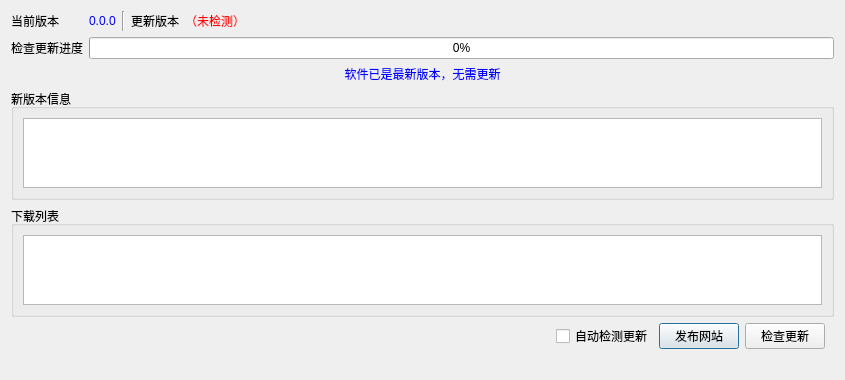
<?xml version="1.0" encoding="UTF-8"?>
<ui version="4.0">
 <class>SAKUpdateManager</class>
 <widget class="QDialog" name="SAKUpdateManager">
  <property name="geometry">
   <rect>
    <x>0</x>
    <y>0</y>
    <width>845</width>
    <height>351</height>
   </rect>
  </property>
  <property name="windowTitle">
   <string>检查更新</string>
  </property>
  <layout class="QGridLayout" name="gridLayout">
   <item row="7" column="0" colspan="6">
    <widget class="QLabel" name="infoLabel">
     <property name="text">
      <string/>
     </property>
    </widget>
   </item>
   <item row="0" column="3">
    <widget class="QLabel" name="label">
     <property name="text">
      <string>更新版本</string>
     </property>
    </widget>
   </item>
   <item row="6" column="0" colspan="6">
    <widget class="QWidget" name="widget8888" native="true">
     <property name="styleSheet">
      <string notr="true"/>
     </property>
     <layout class="QGridLayout" name="gridLayout_4">
      <property name="topMargin">
       <number>0</number>
      </property>
      <property name="bottomMargin">
       <number>0</number>
      </property>
      <item row="0" column="0">
       <spacer name="horizontalSpacer">
        <property name="orientation">
         <enum>Qt::Horizontal</enum>
        </property>
        <property name="sizeHint" stdset="0">
         <size>
          <width>40</width>
          <height>20</height>
         </size>
        </property>
       </spacer>
      </item>
      <item row="0" column="1">
       <widget class="QCheckBox" name="autoCheckForUpdateCheckBox">
        <property name="text">
         <string>自动检测更新</string>
        </property>
       </widget>
      </item>
      <item row="0" column="2">
       <widget class="QPushButton" name="visitWebPushButton">
        <property name="text">
         <string>发布网站</string>
        </property>
       </widget>
      </item>
      <item row="0" column="3">
       <widget class="QPushButton" name="checkForUpdatePushButton">
        <property name="text">
         <string>检查更新</string>
        </property>
       </widget>
      </item>
     </layout>
    </widget>
   </item>
   <item row="4" column="0" colspan="6">
    <widget class="QGroupBox" name="newVersionCommentsGroupBox">
     <property name="sizePolicy">
      <sizepolicy hsizetype="Preferred" vsizetype="Expanding">
       <horstretch>0</horstretch>
       <verstretch>0</verstretch>
      </sizepolicy>
     </property>
     <property name="title">
      <string>新版本信息</string>
     </property>
     <layout class="QGridLayout" name="gridLayout_2">
      <item row="0" column="0">
       <widget class="QTextBrowser" name="newVersionCommentsTextBrowser"/>
      </item>
     </layout>
    </widget>
   </item>
   <item row="1" column="1" rowspan="2" colspan="5">
    <widget class="QProgressBar" name="updateProgressBar">
     <property name="maximum">
      <number>100</number>
     </property>
     <property name="value">
      <number>0</number>
     </property>
    </widget>
   </item>
   <item row="1" column="0" rowspan="2">
    <widget class="QLabel" name="updateProgressLabel">
     <property name="text">
      <string>检查更新进度</string>
     </property>
    </widget>
   </item>
   <item row="0" column="5">
    <spacer name="horizontalSpacer_2">
     <property name="orientation">
      <enum>Qt::Horizontal</enum>
     </property>
     <property name="sizeHint" stdset="0">
      <size>
       <width>40</width>
       <height>20</height>
      </size>
     </property>
    </spacer>
   </item>
   <item row="0" column="4">
    <widget class="QLabel" name="newVersionLabel">
     <property name="styleSheet">
      <string notr="true">QLabel#newVersionLabel{
	color:red
}</string>
     </property>
     <property name="text">
      <string>（未检测）</string>
     </property>
    </widget>
   </item>
   <item row="0" column="1">
    <widget class="QLabel" name="currentVersionLabel">
     <property name="sizePolicy">
      <sizepolicy hsizetype="Preferred" vsizetype="Preferred">
       <horstretch>0</horstretch>
       <verstretch>0</verstretch>
      </sizepolicy>
     </property>
     <property name="styleSheet">
      <string notr="true">QLabel#currentVersionLabel{
	color:blue
}</string>
     </property>
     <property name="text">
      <string notr="true">0.0.0</string>
     </property>
    </widget>
   </item>
   <item row="3" column="0" colspan="6">
    <widget class="QLabel" name="noNewVersionTipLabel">
     <property name="styleSheet">
      <string notr="true">QLabel#noNewVersionTipLabel{
	color:blue
}</string>
     </property>
     <property name="text">
      <string>软件已是最新版本，无需更新</string>
     </property>
     <property name="alignment">
      <set>Qt::AlignCenter</set>
     </property>
    </widget>
   </item>
   <item row="5" column="0" colspan="6">
    <widget class="QGroupBox" name="groupBox">
     <property name="sizePolicy">
      <sizepolicy hsizetype="Preferred" vsizetype="Expanding">
       <horstretch>0</horstretch>
       <verstretch>0</verstretch>
      </sizepolicy>
     </property>
     <property name="title">
      <string>下载列表</string>
     </property>
     <layout class="QGridLayout" name="gridLayout_3">
      <item row="0" column="0">
       <widget class="QListWidget" name="downloadListListWidget"/>
      </item>
     </layout>
    </widget>
   </item>
   <item row="0" column="0">
    <widget class="QLabel" name="label_3">
     <property name="sizePolicy">
      <sizepolicy hsizetype="Preferred" vsizetype="Preferred">
       <horstretch>0</horstretch>
       <verstretch>0</verstretch>
      </sizepolicy>
     </property>
     <property name="text">
      <string>当前版本</string>
     </property>
    </widget>
   </item>
   <item row="0" column="2">
    <widget class="Line" name="line">
     <property name="orientation">
      <enum>Qt::Vertical</enum>
     </property>
    </widget>
   </item>
  </layout>
 </widget>
 <resources/>
 <connections/>
</ui>
